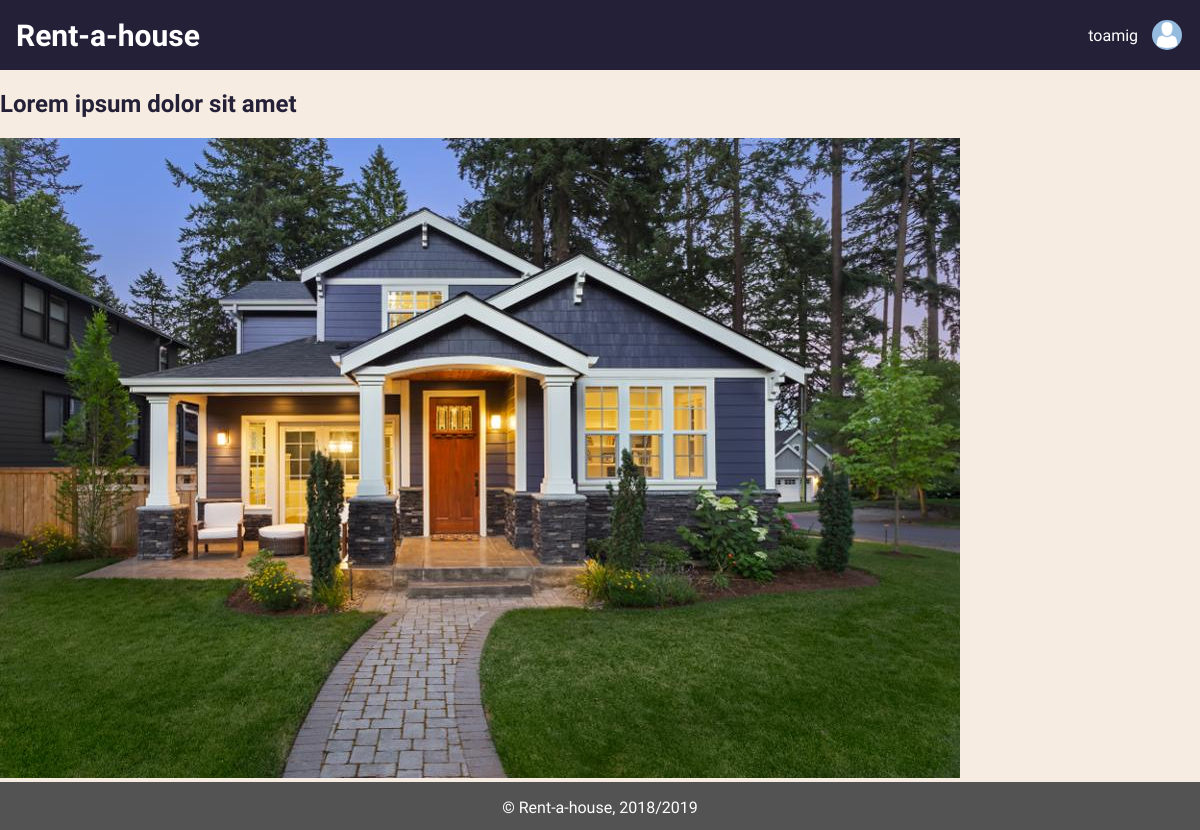
Page /pages/rental.php?id=1 (signed in) on the committed database.
### tables this page shows
CREATE TABLE house (
  id INTEGER PRIMARY KEY AUTOINCREMENT,
  image VARCHAR,
  type VARCHAR,
  room INTEGER,
  bathroom Integer,
  price DOUBLE,
  published DATE,
  address VARCHAR, 
  location VARCHAR,
  state VARCHAR,
  postCode VARCHAR,  
  description VARCHAR,
  title VARCHAR,
  owner VARCHAR REFERENCES user
);

### database/db_utils.php (called while the page is built, shortened)
<?php
    include_once('../database/connection.php');
    function getHouse($id){
        global $db;
        $stmt = $db->prepare("SELECT * FROM house WHERE id='".$id."'");
        $stmt->execute();
        $aux = $stmt->fetch();
        return $aux;
    }
?>

### pages/rental.php (the view, shortened to what this page needs)
<?php
    include_once('../templates/templates.php');
    include_once('../database/connection.php');
    include_once('../database/db_utils.php');
    if(isset($_GET['id'])){
        $id = $_GET['id'];
        $house = getHouse($id);
    }
?>
    <div id="rental">
        <h2><?=$house["title"]?></h2>
        <img src="<?=$house['image']?>">
    </div>

### css/style.css (style rules this page uses)
:root { --main-color-1: #242038; --main-color-2: #725AC1; --main-color-3: #8D86C9; --main-color-4: #CAC4CE; --main-color-5: #F7ECE1; --main-color-6: white; --main-color-7: rgba(0,0,0,.2); --main-color-8: rgb(0, 0, 0); --main-color-9: rgb(83, 83, 83); --main-color-10: rgb(245, 89, 71); }
html { margin: 0; padding: 0; width: 100%; }
body { display: flex; flex-direction: column; font-family: 'Exo 2', sans-serif; background-color: var(--main-color-5); color: var(--main-color-1); margin: 0; padding: 0; min-height: 100vh; width: 100%; }

### rows in the picture
house: title "Lorem ipsum dolor sit amet", image (picture)

### other values in the picture
$_SESSION['username'] "toamig"
